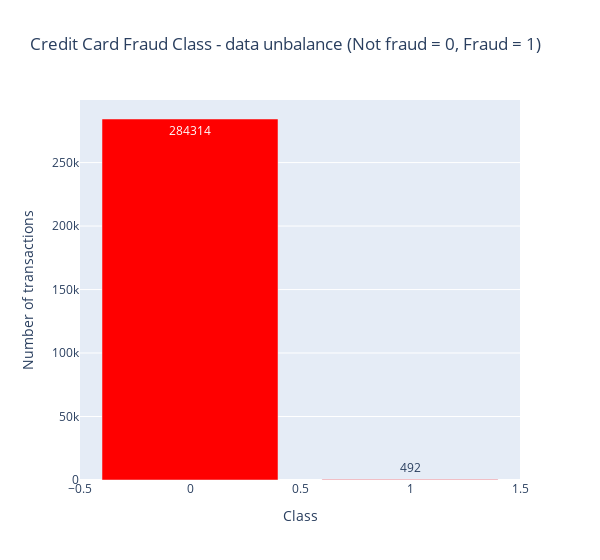

The notebook cell this image was saved under:
### Markdown cell above
### Target Variable distribution studies

### Code cell
temp = data["Class"].value_counts()
df = pd.DataFrame({'Class': temp.index,'values': temp.values})

trace = go.Bar(
    x = df['Class'],y = df['values'],
    name="Credit Card Fraud Class - data unbalance (Not fraud = 0, Fraud = 1)",
    marker=dict(color="Red"),
    text=df['values']
)
data_fig = [trace]
layout = dict(title = 'Credit Card Fraud Class - data unbalance (Not fraud = 0, Fraud = 1)',
          xaxis = dict(title = 'Class', showticklabels=True), 
          yaxis = dict(title = 'Number of transactions'),
          hovermode = 'closest',width=600
         )
fig = dict(data=data_fig, layout=layout)
iplot(fig, filename='class')

### Figure 1 — Plotly figure (JSON) as saved in the notebook; plotly's stock layout.template omitted (floating-point values rounded to 4 significant figures)
{"data": [{"marker": {"color": "Red"}, "name": "Credit Card Fraud Class - data unbalance (Not fraud = 0, Fraud = 1)", "text": [284314, 492], "type": "bar", "x": [0, 1], "y": [284314, 492]}], "layout": {"hovermode": "closest", "title": {"text": "Credit Card Fraud Class - data unbalance (Not fraud = 0, Fraud = 1)"}, "width": 600, "xaxis": {"showticklabels": true, "title": {"text": "Class"}}, "yaxis": {"title": {"text": "Number of transactions"}}}}
